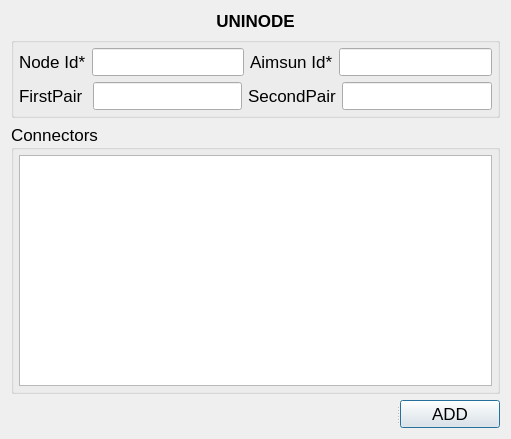
<?xml version="1.0" encoding="UTF-8"?>
<ui version="4.0">
 <class>UniNode</class>
 <widget class="QDialog" name="UniNode">
  <property name="enabled">
   <bool>true</bool>
  </property>
  <property name="geometry">
   <rect>
    <x>0</x>
    <y>0</y>
    <width>511</width>
    <height>439</height>
   </rect>
  </property>
  <property name="font">
   <font>
    <family>Tahoma</family>
    <pointsize>13</pointsize>
   </font>
  </property>
  <property name="contextMenuPolicy">
   <enum>Qt::DefaultContextMenu</enum>
  </property>
  <property name="windowTitle">
   <string notr="true">iSimGis Converter</string>
  </property>
  <property name="windowOpacity">
   <double>4.000000000000000</double>
  </property>
  <property name="toolTip">
   <string notr="true"/>
  </property>
  <property name="statusTip">
   <string notr="true"/>
  </property>
  <property name="sizeGripEnabled">
   <bool>false</bool>
  </property>
  <layout class="QGridLayout" name="gridLayout_4">
   <item row="0" column="0">
    <layout class="QGridLayout" name="gridLayout_3">
     <item row="0" column="0">
      <widget class="QLabel" name="titleLabel">
       <property name="font">
        <font>
         <pointsize>13</pointsize>
         <weight>75</weight>
         <bold>true</bold>
        </font>
       </property>
       <property name="text">
        <string>UNINODE</string>
       </property>
       <property name="alignment">
        <set>Qt::AlignCenter</set>
       </property>
      </widget>
     </item>
     <item row="1" column="0">
      <widget class="QGroupBox" name="attributeGroup">
       <property name="title">
        <string/>
       </property>
       <layout class="QGridLayout" name="gridLayout">
        <property name="leftMargin">
         <number>5</number>
        </property>
        <property name="topMargin">
         <number>5</number>
        </property>
        <property name="rightMargin">
         <number>5</number>
        </property>
        <property name="bottomMargin">
         <number>5</number>
        </property>
        <item row="0" column="0">
         <layout class="QVBoxLayout" name="verticalLayout">
          <item>
           <layout class="QHBoxLayout" name="horizontalLayout">
            <item>
             <widget class="QLabel" name="nodeIdLabel">
              <property name="text">
               <string>Node Id*</string>
              </property>
             </widget>
            </item>
            <item>
             <widget class="QLineEdit" name="nodeId"/>
            </item>
            <item>
             <widget class="QLabel" name="aimsunIdLabel">
              <property name="text">
               <string>Aimsun Id*</string>
              </property>
             </widget>
            </item>
            <item>
             <widget class="QLineEdit" name="aimsunId"/>
            </item>
           </layout>
          </item>
          <item>
           <layout class="QHBoxLayout" name="horizontalLayout_2">
            <item>
             <widget class="QLabel" name="firstPairLabel">
              <property name="text">
               <string>FirstPair </string>
              </property>
             </widget>
            </item>
            <item>
             <widget class="QLineEdit" name="firstPair"/>
            </item>
            <item>
             <widget class="QLabel" name="secondPairLabel">
              <property name="text">
               <string>SecondPair</string>
              </property>
             </widget>
            </item>
            <item>
             <widget class="QLineEdit" name="secondPair"/>
            </item>
           </layout>
          </item>
         </layout>
        </item>
       </layout>
      </widget>
     </item>
     <item row="2" column="0">
      <widget class="QGroupBox" name="connectorGroup">
       <property name="title">
        <string>Connectors</string>
       </property>
       <layout class="QGridLayout" name="gridLayout_2">
        <property name="leftMargin">
         <number>5</number>
        </property>
        <property name="topMargin">
         <number>5</number>
        </property>
        <property name="rightMargin">
         <number>5</number>
        </property>
        <property name="bottomMargin">
         <number>5</number>
        </property>
        <item row="0" column="0">
         <widget class="QTextEdit" name="connectorEdit"/>
        </item>
       </layout>
      </widget>
     </item>
     <item row="3" column="0">
      <widget class="QSplitter" name="splitter">
       <property name="orientation">
        <enum>Qt::Horizontal</enum>
       </property>
       <widget class="QLabel" name="errorMessage">
        <property name="font">
         <font>
          <italic>true</italic>
         </font>
        </property>
        <property name="styleSheet">
         <string notr="true">color: rgb(255, 20, 27)</string>
        </property>
        <property name="text">
         <string/>
        </property>
       </widget>
       <widget class="QPushButton" name="actionButton">
        <property name="maximumSize">
         <size>
          <width>100</width>
          <height>100</height>
         </size>
        </property>
        <property name="text">
         <string>ADD</string>
        </property>
       </widget>
      </widget>
     </item>
    </layout>
   </item>
  </layout>
 </widget>
 <resources/>
 <connections/>
</ui>
